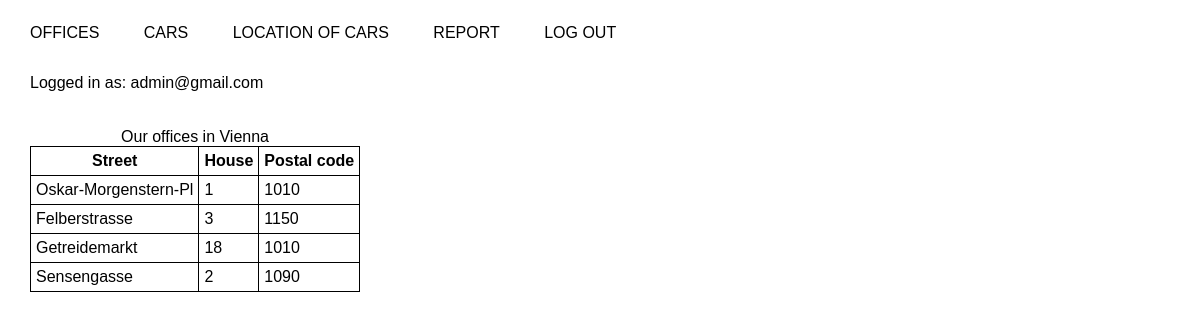
Page /simple/office_list.php (signed in) on the committed database.
### tables this page shows
CREATE TABLE `offices` (
  `office_id` int(11) NOT NULL,
  `street` varchar(30) DEFAULT NULL,
  `house` smallint(5) UNSIGNED DEFAULT NULL,
  `postal_code` mediumint(8) UNSIGNED DEFAULT NULL,
  `latitude` float DEFAULT NULL,
  `longitude` float DEFAULT NULL
);

### simple/office_list.php (the view, shortened to what this page needs)
<?php
require_once('db_connect_cr11.php');
$sql = "SELECT street, house, postal_code
				FROM offices;";
$result = $mysqli->query($sql);
if (!$result) {
	ivansEchoError ($mysqli, $sql);
} else {
	$offices = $result->fetch_all(MYSQLI_ASSOC);
}
?>
<!DOCTYPE html>
<html lang="en">
<head>
	<link rel="stylesheet" type="text/css" href="style.css">
</head>
<body>
	<header>
		<nav>
			<ul>
				<li><a href="office_list.php" title="">Offices</a></li>
			</ul>
			<ul>
				<li><a href="cars_list.php" title="">Cars</a></li>
			</ul>
			<ul>
				<li><a href="cars_locations.php" title="">Location of cars</a></li>
			</ul>
			<?php
			if ($_SESSION['isAdmin']) {
				echo '<ul>
								<li><a href="report.php" title="">Report</a></li>
							</ul>';
			}
			?>
			<ul>
				<li><a href="log_out.php?logout" title="">Log out</a></li>
			</ul>
		</nav>
	</header>
	<section>
		<p>Logged in as: <?php echo $_SESSION['email']; ?></p>
	</section>
	<main>
		<table>
			<caption>Our offices in Vienna</caption>
			<thead>
				<tr>
					<th>Street</th>
					<th>House</th>
					<th>Postal code</th>
				</tr>
			</thead>
			<tbody>
				<?php
				foreach ($offices as $anOffice) {
					echo "<tr>";
					foreach ($anOffice as $feature) {
						echo "<td>". $feature . "</td>";
					}
					echo "</tr>";
				}
				?>
			</tbody>
		</table>
	</main>
</body>
</html>

### simple/style.css (style rules this page uses)
body { font-family: corbel, calibri, sans-serif; }
nav { margin-left: -40px; }
ul { list-style-type: none; display: inline-block; }
a { text-transform: uppercase; text-decoration: none; color: black; }
body { margin-left: 30px; }
caption { margin-top: 20px; }
table, th, td { border: 1px solid black; }
th, td { padding: 5px; }
table { border-collapse: collapse; }

### rows in the picture
offices: street "Oskar-Morgenstern-Pl", house "1", postal_code "1010"
offices: street "Felberstrasse", house "3", postal_code "1150"
offices: street "Getreidemarkt", house "18", postal_code "1010"
offices: street "Sensengasse", house "2", postal_code "1090"

### other values in the picture
$_SESSION['email'] "admin@gmail.com"
